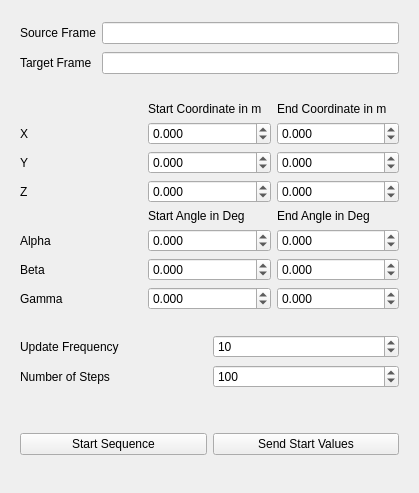
<?xml version="1.0" encoding="UTF-8"?>
<ui version="4.0">
 <class>Form</class>
 <widget class="QWidget" name="Form">
  <property name="geometry">
   <rect>
    <x>0</x>
    <y>0</y>
    <width>419</width>
    <height>493</height>
   </rect>
  </property>
  <property name="windowTitle">
   <string>RigidBodyState Editor</string>
  </property>
  <layout class="QVBoxLayout" name="verticalLayout">
   <item>
    <widget class="QWidget" name="widget" native="true">
     <layout class="QGridLayout" name="gridLayout">
      <item row="0" column="1">
       <widget class="QLineEdit" name="source_frame"/>
      </item>
      <item row="1" column="1">
       <widget class="QLineEdit" name="target_frame"/>
      </item>
      <item row="0" column="0">
       <widget class="QLabel" name="label">
        <property name="text">
         <string>Source Frame</string>
        </property>
       </widget>
      </item>
      <item row="1" column="0">
       <widget class="QLabel" name="label_2">
        <property name="text">
         <string>Target Frame</string>
        </property>
       </widget>
      </item>
     </layout>
    </widget>
   </item>
   <item>
    <widget class="QWidget" name="widget_2" native="true">
     <layout class="QGridLayout" name="gridLayout_2">
      <item row="1" column="1">
       <widget class="QDoubleSpinBox" name="x_start">
        <property name="decimals">
         <number>3</number>
        </property>
        <property name="minimum">
         <double>-9999.000000000000000</double>
        </property>
        <property name="maximum">
         <double>9999.989999999999782</double>
        </property>
        <property name="singleStep">
         <double>0.010000000000000</double>
        </property>
       </widget>
      </item>
      <item row="1" column="2">
       <widget class="QDoubleSpinBox" name="x_end">
        <property name="decimals">
         <number>3</number>
        </property>
        <property name="minimum">
         <double>-9999.000000000000000</double>
        </property>
        <property name="maximum">
         <double>9999.989999999999782</double>
        </property>
        <property name="singleStep">
         <double>0.010000000000000</double>
        </property>
       </widget>
      </item>
      <item row="0" column="1">
       <widget class="QLabel" name="label_3">
        <property name="text">
         <string>Start Coordinate in m</string>
        </property>
       </widget>
      </item>
      <item row="0" column="2">
       <widget class="QLabel" name="label_4">
        <property name="text">
         <string>End Coordinate in m</string>
        </property>
       </widget>
      </item>
      <item row="2" column="1">
       <widget class="QDoubleSpinBox" name="y_start">
        <property name="decimals">
         <number>3</number>
        </property>
        <property name="minimum">
         <double>-9999.000000000000000</double>
        </property>
        <property name="maximum">
         <double>9999.989999999999782</double>
        </property>
        <property name="singleStep">
         <double>0.010000000000000</double>
        </property>
       </widget>
      </item>
      <item row="2" column="2">
       <widget class="QDoubleSpinBox" name="y_end">
        <property name="decimals">
         <number>3</number>
        </property>
        <property name="minimum">
         <double>-9999.000000000000000</double>
        </property>
        <property name="maximum">
         <double>9999.989999999999782</double>
        </property>
        <property name="singleStep">
         <double>0.010000000000000</double>
        </property>
       </widget>
      </item>
      <item row="3" column="2">
       <widget class="QDoubleSpinBox" name="z_end">
        <property name="decimals">
         <number>3</number>
        </property>
        <property name="minimum">
         <double>-9999.000000000000000</double>
        </property>
        <property name="maximum">
         <double>9999.989999999999782</double>
        </property>
        <property name="singleStep">
         <double>0.010000000000000</double>
        </property>
       </widget>
      </item>
      <item row="3" column="1">
       <widget class="QDoubleSpinBox" name="z_start">
        <property name="decimals">
         <number>3</number>
        </property>
        <property name="minimum">
         <double>-9999.000000000000000</double>
        </property>
        <property name="maximum">
         <double>9999.989999999999782</double>
        </property>
        <property name="singleStep">
         <double>0.010000000000000</double>
        </property>
       </widget>
      </item>
      <item row="1" column="0">
       <widget class="QLabel" name="label_6">
        <property name="text">
         <string>X</string>
        </property>
       </widget>
      </item>
      <item row="2" column="0">
       <widget class="QLabel" name="label_7">
        <property name="text">
         <string>Y</string>
        </property>
       </widget>
      </item>
      <item row="3" column="0">
       <widget class="QLabel" name="label_8">
        <property name="text">
         <string>Z</string>
        </property>
       </widget>
      </item>
      <item row="5" column="1">
       <widget class="QLabel" name="label_9">
        <property name="text">
         <string>Start Angle in Deg</string>
        </property>
       </widget>
      </item>
      <item row="5" column="2">
       <widget class="QLabel" name="label_10">
        <property name="text">
         <string>End Angle in Deg</string>
        </property>
       </widget>
      </item>
      <item row="7" column="1">
       <widget class="QDoubleSpinBox" name="alpha_start">
        <property name="decimals">
         <number>3</number>
        </property>
        <property name="minimum">
         <double>-9999.000000000000000</double>
        </property>
        <property name="maximum">
         <double>9999.989999999999782</double>
        </property>
       </widget>
      </item>
      <item row="7" column="2">
       <widget class="QDoubleSpinBox" name="alpha_end">
        <property name="decimals">
         <number>3</number>
        </property>
        <property name="minimum">
         <double>-9999.000000000000000</double>
        </property>
        <property name="maximum">
         <double>9999.989999999999782</double>
        </property>
       </widget>
      </item>
      <item row="8" column="1">
       <widget class="QDoubleSpinBox" name="beta_start">
        <property name="decimals">
         <number>3</number>
        </property>
        <property name="minimum">
         <double>-9999.000000000000000</double>
        </property>
        <property name="maximum">
         <double>9999.989999999999782</double>
        </property>
       </widget>
      </item>
      <item row="8" column="2">
       <widget class="QDoubleSpinBox" name="beta_end">
        <property name="decimals">
         <number>3</number>
        </property>
        <property name="minimum">
         <double>-9999.000000000000000</double>
        </property>
        <property name="maximum">
         <double>9999.989999999999782</double>
        </property>
       </widget>
      </item>
      <item row="9" column="1">
       <widget class="QDoubleSpinBox" name="gamma_start">
        <property name="decimals">
         <number>3</number>
        </property>
        <property name="minimum">
         <double>-9999.000000000000000</double>
        </property>
        <property name="maximum">
         <double>9999.989999999999782</double>
        </property>
       </widget>
      </item>
      <item row="9" column="2">
       <widget class="QDoubleSpinBox" name="gamma_end">
        <property name="decimals">
         <number>3</number>
        </property>
        <property name="minimum">
         <double>-9999.000000000000000</double>
        </property>
        <property name="maximum">
         <double>9999.989999999999782</double>
        </property>
       </widget>
      </item>
      <item row="7" column="0">
       <widget class="QLabel" name="label_5">
        <property name="text">
         <string>Alpha</string>
        </property>
       </widget>
      </item>
      <item row="8" column="0">
       <widget class="QLabel" name="label_11">
        <property name="text">
         <string>Beta</string>
        </property>
       </widget>
      </item>
      <item row="9" column="0">
       <widget class="QLabel" name="label_12">
        <property name="text">
         <string>Gamma</string>
        </property>
       </widget>
      </item>
     </layout>
    </widget>
   </item>
   <item>
    <widget class="QWidget" name="widget_3" native="true">
     <layout class="QGridLayout" name="gridLayout_3">
      <item row="1" column="0">
       <widget class="QLabel" name="label_14">
        <property name="text">
         <string>Update Frequency</string>
        </property>
       </widget>
      </item>
      <item row="2" column="0">
       <widget class="QLabel" name="label_13">
        <property name="text">
         <string>Number of Steps</string>
        </property>
       </widget>
      </item>
      <item row="2" column="1">
       <widget class="QSpinBox" name="number_of_steps">
        <property name="maximum">
         <number>999999</number>
        </property>
        <property name="value">
         <number>100</number>
        </property>
       </widget>
      </item>
      <item row="1" column="1">
       <widget class="QSpinBox" name="update_frequency">
        <property name="value">
         <number>10</number>
        </property>
       </widget>
      </item>
     </layout>
    </widget>
   </item>
   <item>
    <widget class="QWidget" name="widget_4" native="true">
     <layout class="QHBoxLayout" name="horizontalLayout">
      <item>
       <widget class="QPushButton" name="start_sequence">
        <property name="text">
         <string>Start Sequence</string>
        </property>
       </widget>
      </item>
      <item>
       <widget class="QPushButton" name="start_value">
        <property name="text">
         <string>Send Start Values</string>
        </property>
       </widget>
      </item>
     </layout>
    </widget>
   </item>
  </layout>
 </widget>
 <resources/>
 <connections/>
</ui>
